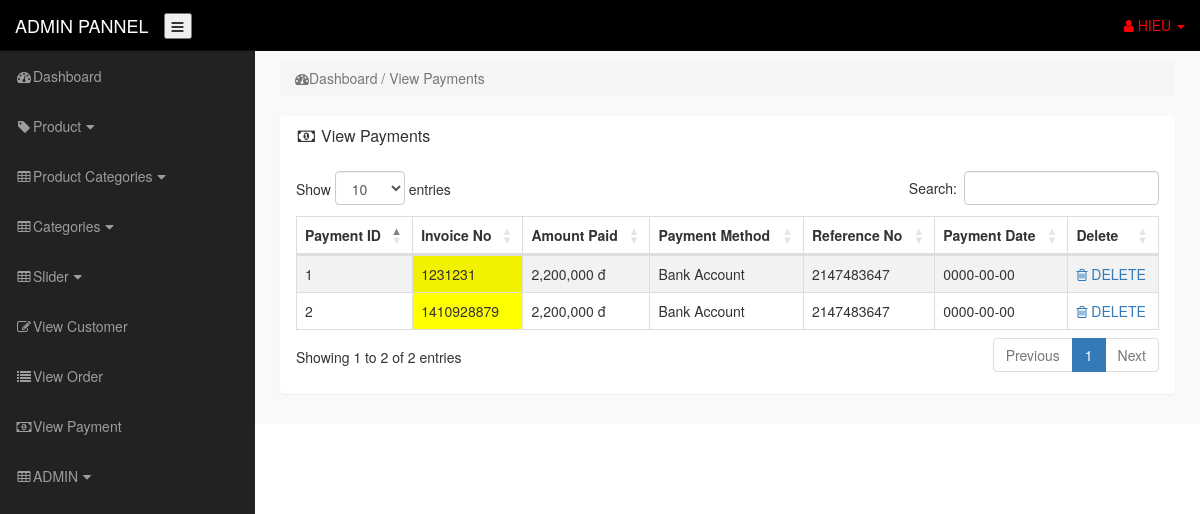
Screenshot of /admin_area/index.php?view_payments (signed in) with the database file from the repository.
### tables this page shows
CREATE TABLE `payments` (
  `payment_id` int(100) NOT NULL,
  `invoice_id` int(100) NOT NULL,
  `amount` int(100) NOT NULL,
  `payment_mode` text NOT NULL,
  `ref_no` int(100) NOT NULL,
  `payment_date` date NOT NULL DEFAULT current_timestamp()
);

### admin_area/view_payments.php (the view)
<?php
include('includes/db.php');
if (!isset($_SESSION['admin_email'])) {
    echo "<script> window.open('login.php','_self') </script>";
} else {
?>
<div class="row">
        <div class="col-lg-12">
            <ol class="breadcrumb">
                <li class="active">
                    <i class="fa fa-dashboard"></i>Dashboard / View Payments
                </li>
            </ol>
        </div>
    </div>
    <div class="row">
        <div class="col-lg-12">
            <div class="panel panel default">
                <div class="panel-heading">
                    <h3 class="panel-title">
                        <i class="fa fa-money fa-fw"></i> View Payments
                    </h3>
                </div>
                <div class="panel-body">
                    <div class="table-responsive">
                        <table class="table table-bordered table-hover table-striped" id="example">
                            <thead>
                                <tr>
                                    <th>Payment ID</th>
                                    <th>Invoice No</th>
                                    <th>Amount Paid</th>
                                    <th>Payment Method</th>
                                    <th>Reference No</th>
                                    <th>Payment Date</th>
                                    <th>Delete</th>
                                </tr>
                            </thead>
                            <tbody>
                                <?php
                                $i=0;
                                $get_payments="select * from payments";
                                $run_payments=mysqli_query($con,$get_payments);
                                while($row_payments=mysqli_fetch_array($run_payments)){
                                    $payment_id = $row_payments['payment_id'];
                                    $invoice_no = $row_payments['invoice_id'];
                                    $amount = number_format($row_payments['amount'], 0, ",",",");
                                    $payment_mode = $row_payments['payment_mode'];
                                    $ref_no = $row_payments['ref_no'];
                                    $payment_date =$row_payments['payment_date'];
                                    $i++;
                                ?>
                                <tr>
                                    <td><?php echo $i ?></td>
                                    <td bgcolor="yellow"><?php echo $invoice_no  ?></td>
                                    <td><?php echo $amount  ?> đ</td>
                                    <td><?php echo $payment_mode  ?></td>
                                    <td><?php echo $ref_no  ?></td>
                                    <td><?php echo $payment_date ?></td>
                                    <td>
                                        <a onclick="return Del('<?php echo $invoice_no ;?>')" href="index.php?delete_payment=<?php echo $payment_id ?>">
                                                <i class="fa fa-trash-o"></i> DELETE
                                        </a>
                                    </td>
                                </tr>
                                <?php } ?>
                            </tbody>
                        </table>
                    </div>
                </div>
            </div>
        </div>
    </div>
<?php } ?>

### admin_area/includes/sidebar.php (shortened to what this page needs)
<?php
if(!isset($_SESSION['admin_email']))
{
    echo"<script> window.open('login.php','_self') </script>";
}else{
?>
<nav class="navbar navbar-inverse navbar-fixed-top" style="background-color:black">
    <div class="navbar-header">
        <button type="button" class="navbar-toogle" data-toggle="collapse" data-target=".navbar-ex1-collapse">
            <i class="fa fa-bars"></i>
        </button>
        <a href="index.php?dashboard" class="navbar-brand home " >ADMIN PANNEL</a>
    </div>
    <ul class="nav navbar-right top-nav">
        <li class="dropdown">
            <a href="#" class="dropdown-toggle" data-toggle="dropdown">
                <i class="fa fa-user"></i> <?php echo $admin_name ?> <b class="caret"></b >
            </a>
        </li>
    </ul>
    <div class="collapse navbar-collapse navbar-ex1-collapse">
        <ul class="nav navbar-nav side-nav">
            <li>
                <a href="index.php?dashboard">
                    <i class="fa fa-fw fa-dashboard"></i>Dashboard
                </a>
            </li>
            <li>
                <a href="#" data-toggle="collapse" data-target="#products"> <i class="fa fa-fw fa-tag"></i>Product<i class="fa fa-fw fa-caret-down"></i></a>
            </li>
            <li>
                <a href="#" data-toggle="collapse" data-target="#product_cat"> <i class="fa fa-fw fa-table"></i>Product Categories<i class="fa fa-fw fa-caret-down"></i></a>
            </li>
            <li>
                <a href="#" data-toggle="collapse" data-target="#category"> <i class="fa fa-fw fa-table"></i>Categories<i class="fa fa-fw fa-caret-down"></i></a>
            </li>
            <li>
                <a href="#" data-toggle="collapse" data-target="#slider"> <i class="fa fa-fw fa-table"></i>Slider<i class="fa fa-fw fa-caret-down"></i></a>
            </li>
            <li>
                <a href="index.php?view_customer">
                    <i class="fa fa-fw fa-edit"></i>View Customer
                </a>
            </li>
            <li>
                <a href="index.php?view_order">
                    <i class="fa fa-fw fa-list"></i>View Order
                </a>
            </li>
            <li>
                <a href="index.php?view_payments">
                    <i class="fa fa-fw fa-money"></i>View Payment
                </a>
            </li>
            <li>
                <a href="#" data-toggle="collapse" data-target="#user"> <i class="fa fa-fw fa-table"></i>ADMIN<i class="fa fa-fw fa-caret-down"></i></a>
            </li>
        </ul>
    </div>
</nav>
<?php } ?>

### admin_area/css/style.css (style rules this page uses)
body { margin-top:100px; }
@media (min-width: 768px) { body { margin-top: 50px; } }
.top-nav { padding: 0 15px; }
.top-nav >li { float:left; display:inline-block; }
.top-nav>li>a { color:red; padding-top: 15px; padding-bottom: 15px; line-height:20px; }
@media (min-width:768px) { .side-nav { position:fixed; top:51px; width:255px; border-radius: 0; overflow-y: auto; background-color:#222; bottom: 0; overflow-x: hidden; padding-bottom: 40px; } }
@media (min-width:768px) { .side-nav>li>a { width:255px; } }
.panel-body { border-radius: 5px; }
.navbar-toogle { margin-top:13px; }

### rows the page displays
payments: invoice "1231231", amount "2,200,000", payment_mode "Bank Account", ref_no "2147483647", payment_date "0000-00-00"
payments: invoice "1410928879", amount "2,200,000", payment_mode "Bank Account", ref_no "2147483647", payment_date "0000-00-00"

### other values shown
$admin_name "HIEU"
